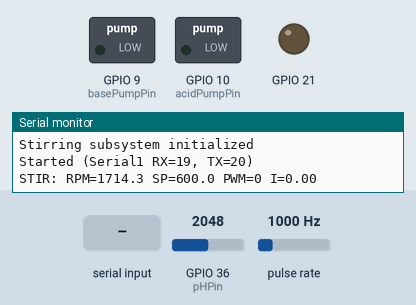
A sketch run on a simulated ESP32. On the bench: switched loads named in the sketch (green lamp = pin HIGH), output pins drawn as LEDs (lit = HIGH), the last lines printed to the serial monitor. Wiring (inferred from the names in the program): pulse sensor: data GPIO 5. The test bench sets the inputs (shaded band); at power-on: pulse rate 1000 Hz, GPIO 36 (pHPin) = 2048.

Above: at 1.2 s.
1.3 s: pulse rate (sensor on GPIO 5) set to 100 Hz
At 3.7 s:
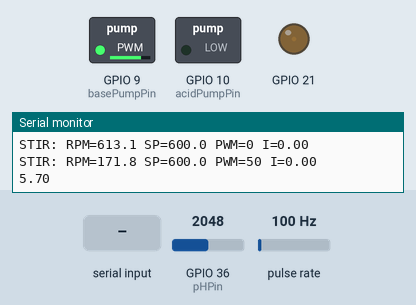
8.7 s: GPIO 36 (pHPin) set to 2866
At 10.1 s:
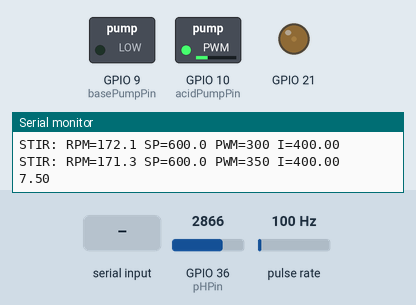
14.9 s: pulse rate (sensor on GPIO 5) set to 0 Hz
21.0 s: GPIO 36 (pHPin) set to 2047
At 22.2 s:
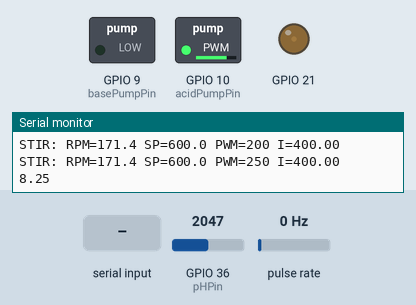
28.9 s: GPIO 36 (pHPin) set to 1228
At 34.8 s:
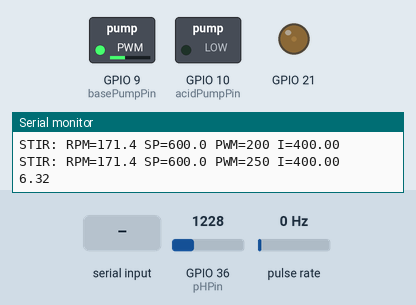
36.8 s: "temp\n" received over the second serial link
Timing chart, 0 to 54.7 s (numbered marks = the images above; inputs shaded):
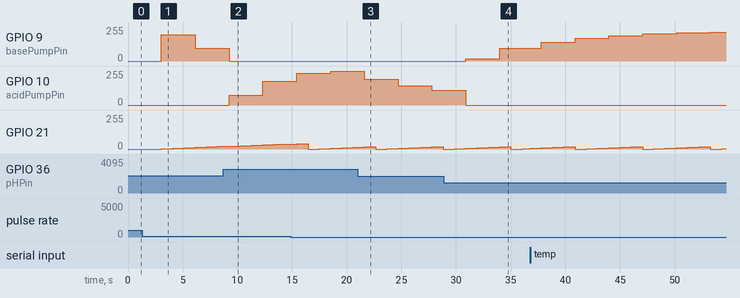

The sketch:

heating.ino
```cpp
namespace HeatingImpl {

// Heating control parameters and constants
const byte  thermistorpin = A7;
const byte  heaterpin     = 12;

 float Tset  = 35.0;       // Setpoint temperature in °C
const float deltaT = 0.5;       // Hysteresis band in °C
const float Vcc   = 3.3;        // ADC reference voltage
const float R     = 10000.0;    // Series resistor (Ω)
const float Ro    = 10000.0;    // Thermistor nominal resistance at To (Ω)
const float To    = 25.0;       // Reference temperature (°C)
const float beta  = 3700.0;     // Beta coefficient
const float Kadc  = 3.3 / 4095; // ADC LSB (V/count)

float Vadc, T, Rth;
int  T_1, T_2;
unsigned long currtime, prevtime;
bool  heater, prevheater;
const float heaterPower = 30.0;  // Heater power in Watts (from line 76 comment)
unsigned long lastEnergyUpdate = 0;
double totalEnergyWh = 0.0;  // Accumulated energy in Watt-hours
}

void setTemperatureSetpoint(double temperature) {
  HeatingImpl::Tset = temperature;
}

double getT() {  // in Celsius
  return HeatingImpl::T;
}
double getTemperatureSetpoint() {
  return HeatingImpl::Tset;
}
double getHeaterPWM() {
    // Return normalized PWM value (0. 0 to 1.0)
    // PWM is 10-bit (0-1023), currently set to either 0 or 639
    return HeatingImpl::heater ?  639.0 / 1023.0 : 0.0;
}

double getHeaterEnergyWh() {
    using namespace HeatingImpl;

    // Update energy accumulation
    unsigned long currentTime = millis();
    if (lastEnergyUpdate > 0) {
        unsigned long deltaTime = currentTime - lastEnergyUpdate; // milliseconds
        if (heater) {
            // Energy = Power × Time
            // Convert ms to hours: deltaTime / (1000 ms/s × 3600 s/h)
            totalEnergyWh += heaterPower * deltaTime / 3600000.0;
        }
    }
    lastEnergyUpdate = currentTime;

    return totalEnergyWh;
}

void resetHeaterEnergy() {
    HeatingImpl::totalEnergyWh = 0.0;
    HeatingImpl::lastEnergyUpdate = millis();
}
void setupHeating() {
  #if HEATING
  using namespace HeatingImpl;
  pinMode(thermistorpin, INPUT);
  pinMode(heaterpin, OUTPUT);
  #if __NANO_PROD__

  // Set PWM frequency and resolution
  ledcSetup(1, 500, 10);
  ledcAttachPin(heaterpin, 1);
  #endif
  Serial.begin(2000000);

  T_1 = millis();
  T_2 = T_1;
  #endif
}

void loopHeating() {
  #if HEATING
  using namespace HeatingImpl;
  getHeaterEnergyWh();
  currtime = millis();

  // 100 ms update period
  if (currtime - T_1 > 0) {
    prevtime = currtime;
    T_1 = T_1 + 100;

    Vadc = Kadc * analogRead(thermistorpin);

    // Calculate thermistor resistance from ADC voltage
    double dV = Vcc - Vadc;
    if (dV == 0) {
      Rth = 100000000.0;
    } else {
      Rth = R * Vadc / (Vcc - Vadc);
    }

    // Calculate temperature from thermistor resistance (°C)
    T = (To + 273.0) * beta / (beta + (To + 273.0) * log(Rth / Ro)) - 273.0;

    // Temp correction (TO BE CHANGED FOR FINAL CALIBRATION)
    T = T - 1.5;

    // Bang-bang control with hysteresis
    if (T < Tset - deltaT) {
      heater = 1;
    }
    if (T > Tset + deltaT) {
      heater = 0;
    }

    // Update PWM only when state changes, limit heater power to ~30 W
    if (heater != prevheater) {
      ledcWrite(1, heater * 639);
      prevheater = heater;
    }

    // Live monitoring for Vadc, Rth, and T
    if (currtime - T_2 > 0) {
    T_2 = T_2 + 1000;

    Serial.print("Vadc = ");
    Serial.print(Vadc, 4);

    Serial.print("   Rth = ");
    Serial.print(Rth);

    Serial.print("   Temp = ");
    Serial.print(T, 2);
    Serial.println(" C");
    }
  }
  #endif
}
```

bioreactor.ino
```cpp
// ArduinoJson lib req
#include <ArduinoJson.h>
#include <vector>
#include <math.h>

#define __NANO_PROD__ true
#if __NANO_PROD__
  #define HEATING true
  #define STIRRING true
  #define PH true
#else
  #define HEATING false
  #define STIRRING false
  #define PH false
#endif


void setup() {
  Serial.begin(115200);
  Serial.println("Hello!");
  setupStirring();
  setupPH();
  setupHeating();
  Serial1.begin(115200, SERIAL_8N1, 19, 18);
  Serial.println("Started (Serial1 RX=19, TX=20)");
}


unsigned long last = 0;
int samples = 0;
std::vector<double> temp;
std::vector<double> pHlist;
std::vector<double> rpm;
std::vector<double> acidPwm;
std::vector<double> basePwm;
std::vector<double> heaterPwm;
std::vector<double> motorPwm;

void loop() {


  // rxPin = 17 (A3), txPin = 16 (A2)
  handleSetpointAdj();
  loopStirring();
  loopPH();
  loopHeating();
  //do looping things
  temp.push_back(getT());

  pHlist.push_back(getPH());
  rpm.push_back(getRPM());
  acidPwm.push_back(getAcidPWM());
  basePwm.push_back(getBasePWM());
  heaterPwm.push_back(getHeaterPWM());
  motorPwm.push_back(getMotorPWM());

  samples++;
  if ((millis() - last >= 1000 &&
      !temp.empty() &&
      pHlist.size() == temp.size() &&
      rpm.size() == temp.size() )|| temp.size() > 50) {

    JsonDocument doc;
    makeReport(doc);
    #if __NANO_PROD__
    serializeJson(doc, Serial1);
    Serial1.print("\n");
    #else
    serializeJson(doc, Serial1);
    Serial1.print("\n");
    #endif
    last = millis();
    temp.clear();
    pHlist.clear();
    rpm.clear();
    acidPwm.clear();
    basePwm.clear();
    heaterPwm.clear();
    motorPwm.clear();
    samples = 0;

  }
}
template <typename T>
class MaxMin {
  private:
    std::vector<T>& data;
  public:
    T min;
    T max;
    MaxMin(T _min, T _max, std::vector<T>& _data)
      : data(_data), min(_min), max(_max)
    {}
    void adjMin(int i) {
      min = data[i] < min ? data[i] : min;
    }
    void adjMax(int i) {
      max = data[i] > max ? data[i] : max;
    }
    void adjBoth(int i) {
      adjMin(i);
      adjMax(i);
    }
};
template <typename A>
void makeReport(A& doc) {
  unsigned long cTime = millis();
  double min = 1000000.0;
  MaxMin<double> tempMinMax(min ,-min, temp);
  MaxMin<double> phMinMax(min ,-min, pHlist);
  MaxMin<double> rpmMinMax(min ,-min, rpm);
  double tMean = 0;
  double pHmean = 0;
  double rpmMean = 0;

  double acidPwmMean = 0;
  double basePwmMean = 0;
  double heaterPwmMean = 0;
  double motorPwmMean = 0;

  double heaterEnergy = getHeaterEnergyWh();

  for (int i  =0; i < temp.size(); ++i) {
    tempMinMax.adjBoth(i);
    phMinMax.adjBoth(i);
    rpmMinMax.adjBoth(i);
    tMean += temp[i];
    pHmean += pHlist[i];
    rpmMean += rpm[i];
    acidPwmMean += acidPwm[i];
    basePwmMean += basePwm[i];
    heaterPwmMean += heaterPwm[i];
    motorPwmMean += motorPwm[i];
  }
  double n = static_cast<double>(temp.size());
  tMean /= n;
  pHmean /= n;
  rpmMean /= n;
  acidPwmMean /= n;
  basePwmMean /= n;
  heaterPwmMean /= n;
  motorPwmMean /= n;
  doc["window"]["start"] = last;
  doc["window"]["end"] = cTime;
  doc["window"]["seconds"] = (cTime - last) / 1000; // unsafe cast
  doc["window"]["samples"] = samples;
  doc["setpoints"]["temperature_C"] = getTemperatureSetpoint();
  doc["setpoints"]["pH"] = getpHSetpoint();
  doc["setpoints"]["rpm"] = getRPMSetpoint();
  doc["rpm"]["mean"] = rpmMean;
  doc["rpm"]["min"] = rpmMinMax.min;
  doc["rpm"]["max"] = rpmMinMax.max;
  doc["pH"]["mean"] = pHmean;
  doc["pH"]["min"] = phMinMax.min;
  doc["pH"]["max"] = phMinMax.max;
  doc["temperature_C"]["mean"] = tMean;
  doc["temperature_C"]["min"] = tempMinMax.min;
  doc["temperature_C"]["max"] = tempMinMax.max;
  doc["actuators_avg"]["heater_pwm"] = heaterPwmMean;
  doc["actuators_avg"]["acid_pwm"] = acidPwmMean;
  doc["actuators_avg"]["base_pwm"] = basePwmMean;
  doc["actuators_avg"]["motor_pwm"] = motorPwmMean;
  doc["heater_energy_Wh"] = heaterEnergy;
}

void handleSetpointAdj() {
  String line = Serial1.readStringUntil('\n');
  if (line.length() > 0) {
      Serial.print("Setpoint adjustment requested: ");
      Serial.println(line);
  } else {
    return;
  }
  JsonDocument data;
  DeserializationError error = deserializeJson(data, line);
  if (error) {
    Serial.print(F("deserializeJson() failed: "));
    Serial.println(error.f_str());
    return;
  }
  String subsystem = data["subsystem"].as<String>();
  if (subsystem == "temp") {
    setTemperatureSetpoint(data["target_temp"].as<double>());
  } else if (subsystem == "pH") {
    setTargetpH(data["target_pH"].as<double>());
  } else if (subsystem == "rpm") {
    setStirringSetpoint(data["target_rpm"].as<float>());
  }
}
```

ph.ino
```cpp
namespace pHImpl {


double pH=0, pHsmoothed=0, sensorValue=0, inputVoltage=0, error=0, integralError = 0;
double goalpH = 7.0;


const byte pHPin=A0, acidPumpPin=10, basePumpPin=9; // pins need to be the same on breadboard
//acidpump is pump B and basepump is A for now
const double KpH = 1.83;
const double k = 5.0/4095.0;
const double offset = 2.8; // depends on calibrated pH value
const double deadband = 0.1;
const double Kp = 150.0, Ki = 0.5; // pi controller constants
const double temp_calib = 25.0 + 273.15;
double temp_curr = 25.0 + 273.15;
unsigned long Timems, T_2;
int pwmSignal;

}

void setupPH() {
  #if PH
  using namespace pHImpl;
  pinMode(pHPin,INPUT);
  pinMode(acidPumpPin, OUTPUT);
  pinMode(basePumpPin, OUTPUT);
  Serial.begin(2000000);
  pHsmoothed = analogRead(pHPin) * k * KpH;
  #endif
}

void loopPH() {
  #if PH
  using namespace pHImpl;
  Timems=millis();
  if(Timems-T_2>=3000) { // run every 3 seconds
    // measure current pH value
    temp_curr = (getT() != 0.0) ? (getT() + 273.15) : (25.0 + 273.15);
    inputVoltage = analogRead(pHPin);
    sensorValue = k * inputVoltage; // ph circuit value 0-5
    pH = KpH * temp_calib/temp_curr * sensorValue + offset;
    pHsmoothed = 0.6*pHsmoothed + 0.4*pH; // IIR smoothing to reduce noise

    Serial.println(pHsmoothed);

    // PI control starts here

    error = pHsmoothed - goalpH;
    integralError += error * (Timems - T_2)/1000.0;

    double deltaTime = (Timems - T_2) / 1000.0 / 60.0; // Convert ms to minutes
    T_2 = Timems;

    if (abs(error) < deadband){
      analogWrite(acidPumpPin, 0);
      analogWrite(basePumpPin, 0);
      integralError = 0;
    }
    else{
      pwmSignal = (int)abs(Kp * error + Ki * integralError); // pi controller calculation
      pwmSignal = constrain(pwmSignal, 0, 255);

      if(error > 0){
        analogWrite(acidPumpPin, pwmSignal);
        analogWrite(basePumpPin, 0);
      }
      else{
        analogWrite(basePumpPin, pwmSignal);
        analogWrite(acidPumpPin, 0);
      }
    }
  }
  #endif
}
double getPH(){
  return pHImpl::pHsmoothed;
}

double getpHSetpoint(){
    return pHImpl::goalpH;
}

void setTargetpH(double targetpH){
    pHImpl::goalpH = targetpH;
}

double getAcidPWM() {
    // Return normalized PWM value (0. 0 to 1.0)
    return pHImpl::error > 0 ? pHImpl::pwmSignal / 255.0 : 0.0;
}

double getBasePWM() {
    // Return normalized PWM value (0.0 to 1.0)
    return pHImpl::error < 0 ? pHImpl::pwmSignal / 255.0 : 0.0;
}
```

Source omitted: stirring.ino (9438 bytes)

Measured:
- after the input at 1.3 s, GPIO 21: moves from 0/255 to 19/255 over 5.2 s, starting after 1.8 s
- after the input at 8.7 s, GPIO 10 (acidPumpPin): 0/255 → 73/255 after 0.55 s, → 177/255 3.1 s later
- after the input at 21.0 s, GPIO 10 (acidPumpPin): 255/255 → 194/255 after 0.62 s, → 143/255 3.1 s later, → 112/255 3.1 s later
- after the input at 28.9 s, GPIO 9 (basePumpPin): 0/255 → 16/255 after 2.0 s, → 94/255 3.1 s later
